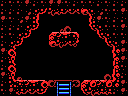

This is a level from a 2D game, rendered from its Tiled map with the project's own tilesets. A one-line summary and the complete map file follow:
An orthogonal 16x12 tile map with 8x8 px tiles, 1 tile layer (Tile Layer 1) and 11 objects (item, door-left, door-right, breakable-right, breakable-left, ...).

<map version="1.0" orientation="orthogonal" renderorder="right-down" width="16" height="12" tilewidth="8" tileheight="8" nextobjectid="35">
 <properties>
  <property name="down" value="stairs" />
 </properties>
 <tileset firstgid="1" name="tiles" tilewidth="8" tileheight="8" tilecount="256" columns="16">
  <image source="tiles.png" width="128" height="128" />
 </tileset>
 <layer name="Tile Layer 1" width="16" height="12">
  <data encoding="csv">
114,113,113,115,114,113,115,115,113,114,113,113,114,113,114,114,
114,114,114,244,141,125,126,250,127,127,122,128,244,113,113,115,
115,113,244,115,252,1,1,1,1,1,1,251,115,113,114,114,
114,114,114,141,125,1,1,129,130,1,1,123,128,113,113,115,
114,113,141,125,1,1,102,98,99,104,1,1,123,128,113,113,
114,141,125,1,1,1,122,126,127,124,1,1,1,123,128,115,
115,118,1,1,1,1,1,1,1,1,1,1,1,1,117,115,
114,119,1,1,1,1,1,1,1,1,1,1,1,1,116,115,
114,118,1,1,1,1,1,1,1,1,1,1,1,1,116,113,
115,119,131,1,1,1,1,1,1,1,1,1,1,130,117,114,
114,120,254,98,99,103,138,169,137,140,102,97,98,97,121,115,
113,115,250,127,127,125,1,249,168,1,123,126,250,250,114,115
</data>
 </layer>
 <objectgroup name="objects">
  <object id="15" type="item" x="56" y="16" width="16" height="16" />
  <object id="17" type="door-left" x="0" y="56" width="16" height="24" />
  <object id="18" type="door-right" x="112" y="56" width="16" height="24" />
  <object id="22" type="breakable-right" x="112" y="48" width="16" height="32" />
  <object id="24" type="breakable-left" x="0" y="48" width="16" height="32" />
  <object id="26" type="door-up" x="48" y="0" width="32" height="16" />
  <object id="27" type="breakable-up" x="48" y="0" width="32" height="16" />
  <object id="28" type="big-item" x="48" y="56" width="32" height="24" />
  <object id="29" type="4x4-item" x="48" y="48" width="32" height="32" />
  <object id="33" type="walker-right" x="16" y="48" width="32" height="32" />
  <object id="34" type="walker-left" x="80" y="48" width="32" height="32" />
 </objectgroup>
</map>
